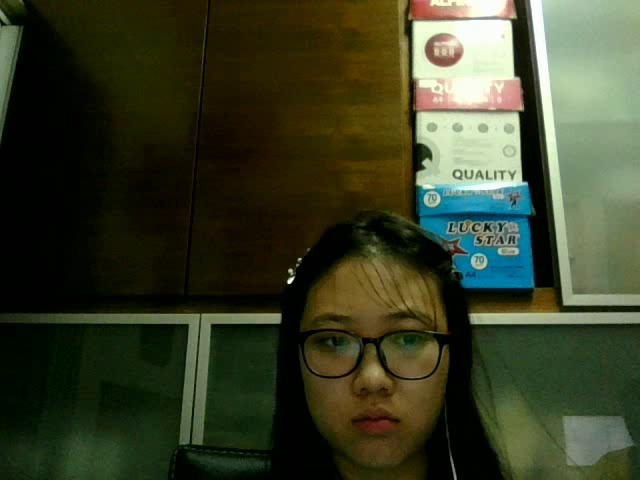
#> input picture frame 4 of audio.avi, 640 x 480 px, given in place of vtest.avi, which was not available
$ python T21_MotionDetectionAndTracking.py
#> lines starting #> are read from the running program, lines starting #| are printed output that depends on the picture; after the words box and inside, x2 and y2 are one past the last pixel; in counts of white or black regions, pixels touching at a corner belong together; pictures that were not available may be replaced by others from this repository, and a replacement may not be noted
import cv2
import numpy as np

cap = cv2.VideoCapture('vtest.avi')

ret, frame1 = cap.read()
#> frame1 is the input picture: shape (480, 640, 3); mean B, G, R 38.7, 62.4, 56.7
ret, frame2 = cap.read()

while cap.isOpened():
    diff = cv2.absdiff(frame1, frame2) # absolute difference
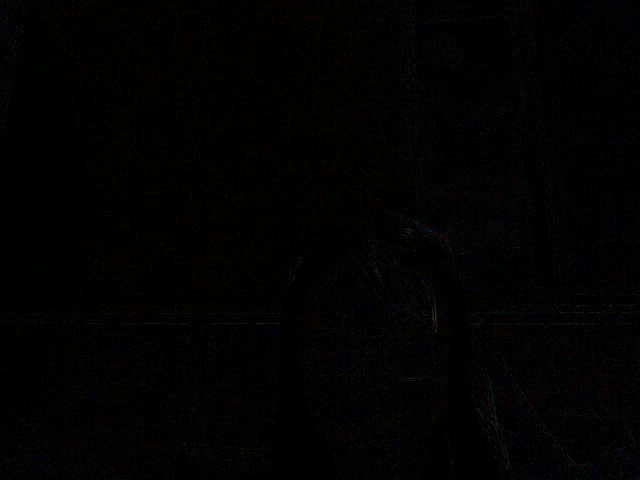
#> diff: shape (480, 640, 3); mean B, G, R 1.4, 1.7, 1.9
    gray = cv2.cvtColor(diff, cv2.COLOR_BGR2GRAY)
    blur = cv2.GaussianBlur(gray, (5,5), 0)
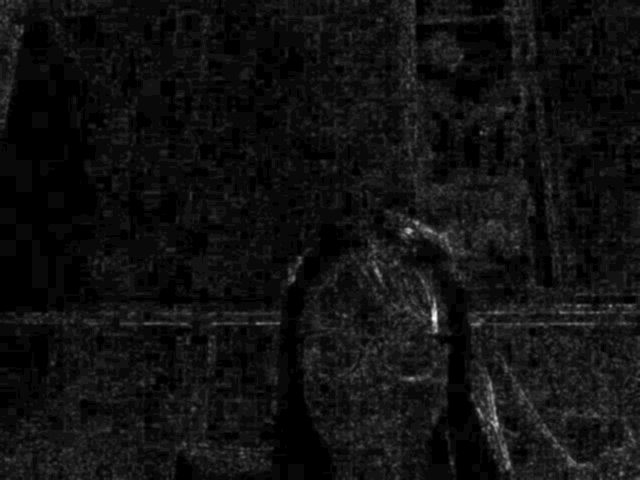
#> blur: shape (480, 640); min 0, max 26, mean 1.8; drawn with min black and max white
    _, thresh = cv2.threshold(blur, 20, 255, cv2.THRESH_BINARY)
#> thresh: shape (480, 640); 0.01% white; 1 white region, box (x1, y1, x2, y2) and area: (432, 312, 437, 322) 26
    dilated = cv2.dilate(thresh, None, iterations=3)
#> dilated: shape (480, 640); 0.05% white; 1 white region
    contours, _ = cv2.findContours(dilated, cv2.RETR_TREE, cv2.CHAIN_APPROX_SIMPLE)
#> contours = 1 contour; box (x1, y1, x2, y2) and area: (429, 309, 440, 325) 130

    cv2.drawContours(frame1, contours, -1, (0, 255, 0), 2)
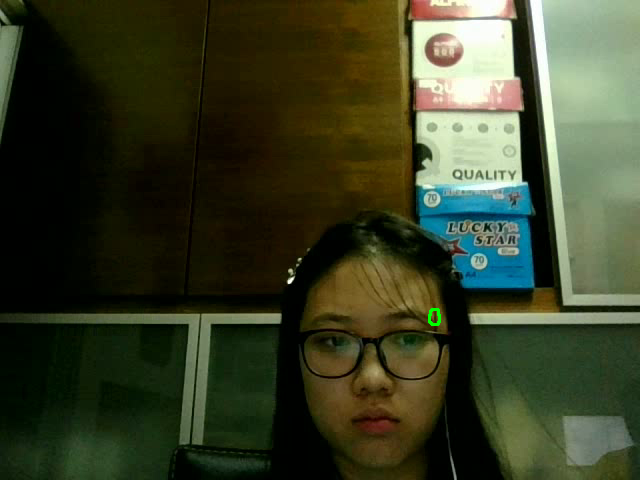
#> frame1: shape (480, 640, 3); 0.05% of pixels changed, all inside (x1, y1, x2, y2) = (428, 308, 441, 326)
    cv2.imshow('feed', frame1)
    frame1 = frame2
    ret, frame2 = cap.read()

    if cv2.waitKey(40) == 27:
#> (key Esc is pressed here)
        break

cv2.destroyAllWindows()
cap.release()
